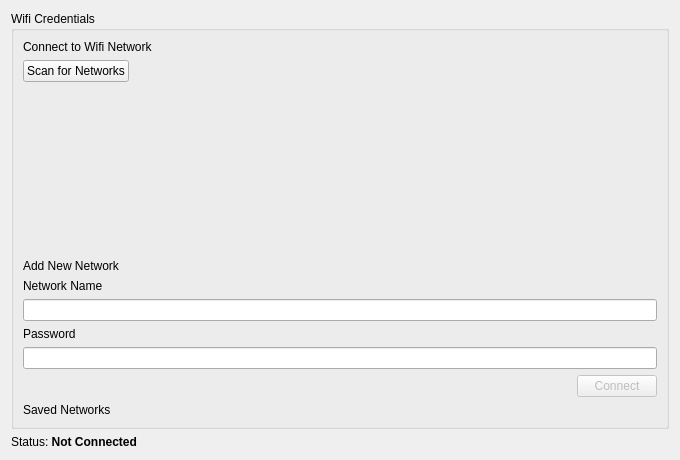
<?xml version="1.0" encoding="UTF-8"?>
<ui version="4.0">
 <class>Form</class>
 <widget class="QWidget" name="Form">
  <property name="geometry"><rect><x>0</x><y>0</y><width>680</width><height>460</height></rect></property>
  <property name="windowTitle"><string>Wifi Settings</string></property>
  <layout class="QVBoxLayout" name="verticalLayout">
   <item>
    <widget class="QGroupBox" name="credentialsBox">
     <property name="title"><string>Wifi Credentials</string></property>
     <layout class="QVBoxLayout" name="credentialsLayout">
      <item>
        <widget class="QLabel" name="connectHeadingLabel">
         <property name="text"><string>Connect to Wifi Network</string></property>
        </widget>
       </item>
      <item>
       <layout class="QHBoxLayout" name="scanRow">
        <item>
         <widget class="QPushButton" name="scanButton">
          <property name="text"><string>Scan for Networks</string></property>
         </widget>
        </item>
        <item>
         <spacer name="scanRowSpacer">
          <property name="orientation"><enum>Qt::Orientation::Horizontal</enum></property>
          <property name="sizeHint" stdset="0"><size><width>40</width><height>20</height></size></property>
         </spacer>
        </item>
       </layout>
      </item>
      <item>
       <layout class="QVBoxLayout" name="scanResultsLayout">
        <property name="spacing"><number>2</number></property>
       </layout>
      </item>
      <item>
       <spacer name="scanResultsSpacer">
        <property name="orientation"><enum>Qt::Orientation::Vertical</enum></property>
        <property name="sizeHint" stdset="0"><size><width>20</width><height>40</height></size></property>
       </spacer>
      </item>
      <item>
        <widget class="QLabel" name="addHeadingLabel">
         <property name="text"><string>Add New Network</string></property>
        </widget>
       </item>
      <item>
        <widget class="QLabel" name="networkNameLabel">
         <property name="text"><string>Network Name</string></property>
        </widget>
       </item>
      <item>
       <widget class="QLineEdit" name="networkNameEdit"/>
      </item>
      <item>
        <widget class="QLabel" name="passwordLabel">
         <property name="text"><string>Password</string></property>
        </widget>
       </item>
      <item>
       <widget class="QLineEdit" name="passwordEdit">
        <property name="echoMode"><enum>QLineEdit::EchoMode::Password</enum></property>
       </widget>
      </item>
      <item>
       <layout class="QHBoxLayout" name="connectRow">
        <item>
         <spacer name="connectRowSpacer">
          <property name="orientation"><enum>Qt::Orientation::Horizontal</enum></property>
          <property name="sizeHint" stdset="0"><size><width>40</width><height>20</height></size></property>
         </spacer>
        </item>
        <item>
         <widget class="QPushButton" name="connectButton">
          <property name="enabled"><bool>false</bool></property>
          <property name="text"><string>Connect</string></property>
         </widget>
        </item>
       </layout>
      </item>
      <item>
        <widget class="QLabel" name="savedHeadingLabel">
         <property name="text"><string>Saved Networks</string></property>
        </widget>
       </item>
      <item>
       <layout class="QHBoxLayout" name="savedNetworksLayout"/>
      </item>
     </layout>
    </widget>
   </item>
   <item>
    <widget class="QLabel" name="statusLabel">
     <property name="text"><string>Status: &lt;b&gt;Not Connected&lt;/b&gt;</string></property>
    </widget>
   </item>
  </layout>
 </widget>
 <resources/>
 <connections/>
</ui>
